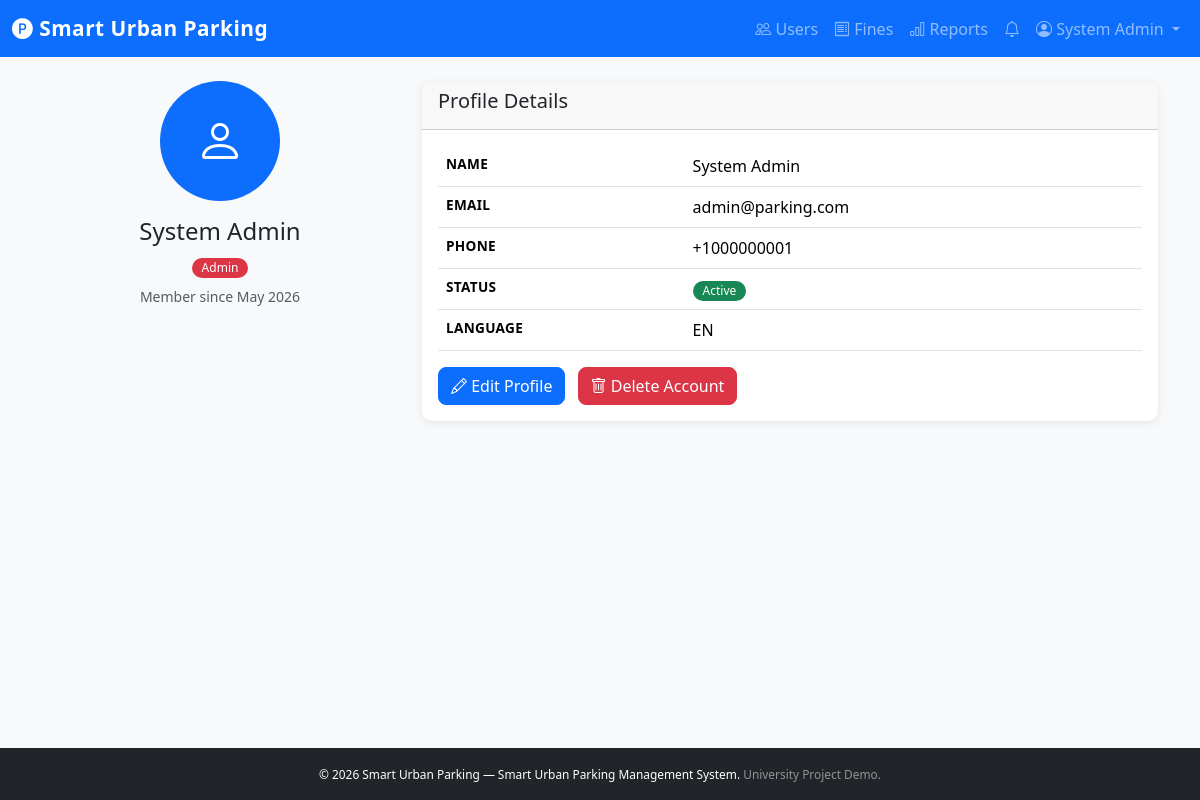
The page /src/public/index.php?page=profile (signed in) on the database its author committed.
### tables this page shows
CREATE TABLE users (
    id INT UNSIGNED AUTO_INCREMENT PRIMARY KEY,
    name VARCHAR(100) NOT NULL,
    email VARCHAR(150) NOT NULL UNIQUE,
    password VARCHAR(255) NOT NULL,
    phone VARCHAR(20) DEFAULT NULL,
    role ENUM('driver','owner','admin','officer') NOT NULL DEFAULT 'driver',
    status ENUM('active','suspended','blacklisted') NOT NULL DEFAULT 'active',
    language VARCHAR(10) NOT NULL DEFAULT 'en',
    profile_image VARCHAR(255) DEFAULT NULL,
    default_vehicle_id INT UNSIGNED DEFAULT NULL COMMENT 'Preferred vehicle for booking (drivers)',
    created_at DATETIME NOT NULL DEFAULT CURRENT_TIMESTAMP,
    updated_at DATETIME NOT NULL DEFAULT CURRENT_TIMESTAMP ON UPDATE CURRENT_TIMESTAMP
);

### src/views/user/profile.php (the view, shortened to what the rows shown need)
<?php require_once BASE_PATH . '/views/layouts/header.php'; ?>
<?php require_once BASE_PATH . '/views/layouts/navbar.php'; ?>
<div class="container mt-4">
    <div class="row">
        <div class="col-md-4 text-center">
            <?php if (!empty($user['profile_image'])): ?>
                <img src="<?= upload_url($user['profile_image']) ?>" class="rounded-circle mb-3" width="120" height="120" style="object-fit:cover">
            <?php else: ?>
                <div class="bg-primary text-white rounded-circle d-inline-flex align-items-center justify-content-center mb-3" style="width:120px;height:120px;font-size:48px">
                    <i class="bi bi-person"></i>
                </div>
            <?php endif; ?>
            <h4><?= htmlspecialchars($user['name']) ?></h4>
            <span class="badge bg-<?= $user['role'] === 'admin' ? 'danger' : ($user['role'] === 'owner' ? 'success' : 'primary') ?>">
                <?= ucfirst(htmlspecialchars($user['role'])) ?>
            </span>
            <p class="mt-2 text-muted small">Member since <?= date('M Y', strtotime($user['created_at'])) ?></p>
        </div>
        <div class="col-md-8">
            <div class="card">
                <div class="card-body">
                    <table class="table">
                        <tr><th>Name</th><td><?= htmlspecialchars($user['name']) ?></td></tr>
                        <tr><th>Email</th><td><?= htmlspecialchars($user['email']) ?></td></tr>
                        <tr><th>Phone</th><td><?= htmlspecialchars($user['phone'] ?? 'N/A') ?></td></tr>
                        <tr><th>Status</th><td><?= status_badge($user['status']) ?></td></tr>
                        <tr><th>Language</th><td><?= htmlspecialchars(strtoupper($user['language'])) ?></td></tr>
                    </table>
                </div>
            </div>
        </div>
    </div>
</div>
<?php require_once BASE_PATH . '/views/layouts/footer.php'; ?>

### src/views/layouts/navbar.php (shortened to what the rows shown need)
<?php
require_once BASE_PATH . '/helpers/auth_helper.php';
require_once BASE_PATH . '/helpers/url_helper.php';
$role   = current_role();
?>
<nav class="navbar navbar-expand-lg navbar-dark bg-primary">
    <div class="container-fluid">
        <div class="collapse navbar-collapse" id="navbarNav">
            <ul class="navbar-nav ms-auto align-items-center">
                <?php if (is_logged_in()): ?>
                    <?php if ($role === 'driver'): ?>
                        <li class="nav-item"><a class="nav-link" href="<?= page_url('browse-spots') ?>"><i class="bi bi-search"></i> Browse</a></li>
                        <li class="nav-item"><a class="nav-link" href="<?= page_url('reservations') ?>"><i class="bi bi-calendar-check"></i> Reservations</a></li>
                        <li class="nav-item"><a class="nav-link" href="<?= page_url('vehicles') ?>"><i class="bi bi-car-front"></i> Vehicles</a></li>
                        <li class="nav-item"><a class="nav-link" href="<?= page_url('fines') ?>"><i class="bi bi-exclamation-triangle"></i> Fines</a></li>
                    <?php elseif ($role === 'owner'): ?>
                        <li class="nav-item"><a class="nav-link" href="<?= page_url('owner-spots') ?>"><i class="bi bi-geo-alt"></i> My Spots</a></li>
                        <li class="nav-item"><a class="nav-link" href="<?= page_url('owner-earnings') ?>"><i class="bi bi-cash-stack"></i> Earnings</a></li>
                    <?php elseif ($role === 'admin' || $role === 'officer'): ?>
                        <li class="nav-item"><a class="nav-link" href="<?= page_url('admin-users') ?>"><i class="bi bi-people"></i> Users</a></li>
                        <li class="nav-item"><a class="nav-link" href="<?= page_url('admin-fines') ?>"><i class="bi bi-receipt"></i> Fines</a></li>
                        <li class="nav-item"><a class="nav-link" href="<?= page_url('admin-reports') ?>"><i class="bi bi-bar-chart"></i> Reports</a></li>
                    <?php endif; ?>
                    <li class="nav-item">
                        <a class="nav-link position-relative" href="<?= page_url('notifications') ?>">
                            <i class="bi bi-bell"></i>
                        </a>
                    </li>
                    <li class="nav-item dropdown">
                        <a class="nav-link dropdown-toggle" href="#" data-bs-toggle="dropdown">
                            <i class="bi bi-person-circle"></i> <?= htmlspecialchars(current_user()['name'] ?? '') ?>
                        </a>
                    </li>
                <?php endif; ?>
            </ul>
        </div>
    </div>
</nav>

### src/helpers/report_helper.php (shortened to what the rows shown need)
<?php
function status_badge(string $status): string
{
    $map = [
        'active'      => 'success',
        'confirmed'   => 'success',
        'completed'   => 'primary',
        'pending'     => 'warning',
        'waiting'     => 'warning',
        'cancelled'   => 'secondary',
        'failed'      => 'danger',
        'unpaid'      => 'danger',
        'paid'        => 'success',
        'appealed'    => 'info',
        'approved'    => 'success',
        'rejected'    => 'danger',
        'suspended'   => 'warning',
        'blacklisted' => 'danger',
        'online'      => 'success',
        'offline'     => 'danger',
        'error'       => 'warning',
        'locked'      => 'danger',
        'inactive'    => 'secondary',
        'maintenance' => 'warning',
        'owner-use'   => 'info',
        'escrow'      => 'info',
        'refunded'    => 'secondary',
        'no_show'     => 'dark',
        'notified'    => 'info',
        'waived'      => 'success',
        'processing'  => 'info',
        'maintenance' => 'warning',
        'inactive'    => 'secondary',
    ];
    $color = $map[$status] ?? 'secondary';
    $safe  = htmlspecialchars(ucfirst($status), ENT_QUOTES, 'UTF-8');
    return "<span class=\"badge bg-{$color}\">{$safe}</span>";
}

### rows shown on the page
users: name "System Admin", role "Admin", created_at "May 2026", email "admin@parking.com", phone "+1000000001", status "Active", language "EN"

### other values the page prints
APP_NAME "Smart Urban Parking"
